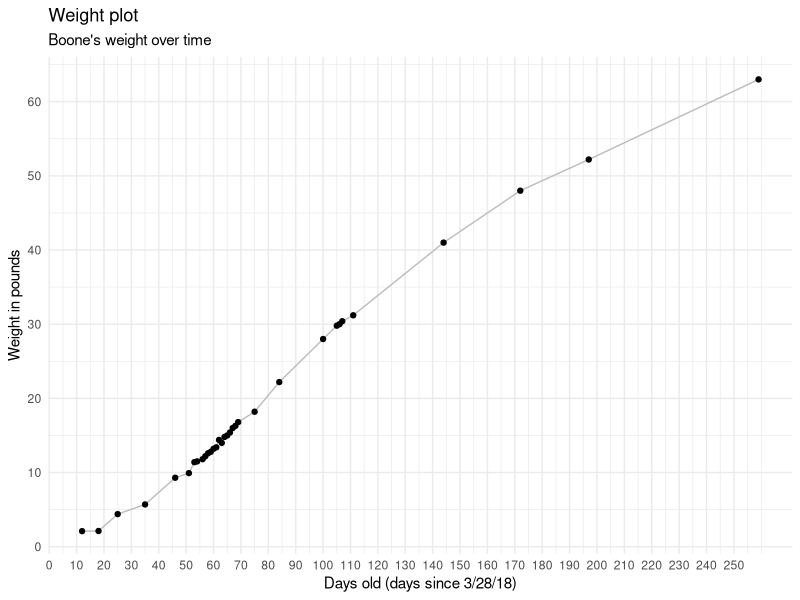

The R script that drew this image:
## ---- chunk 1
knitr::opts_chunk$set(echo = FALSE, warning = FALSE, message = FALSE)
library(tidyverse)
## ---- chunk 2
theme_set(theme_minimal())
## ---- chunk 3
boone <- read_csv("boone_growth_records.csv")
## ---- chunk 4
ggplot(boone, aes(x = days_old, y = wt_lbs)) + 
  geom_line(color = "grey") +
  geom_point() + 
  scale_x_continuous(breaks = seq(0, max(boone$days_old), by = 10)) + 
  scale_y_continuous(breaks = seq(0, max(boone$wt_lbs), by = 10)) + 
  ylab("Weight in pounds") + 
  xlab("Days old (days since 3/28/18)") +
  ggtitle("Weight plot") + 
  labs(subtitle = "Boone's weight over time")
